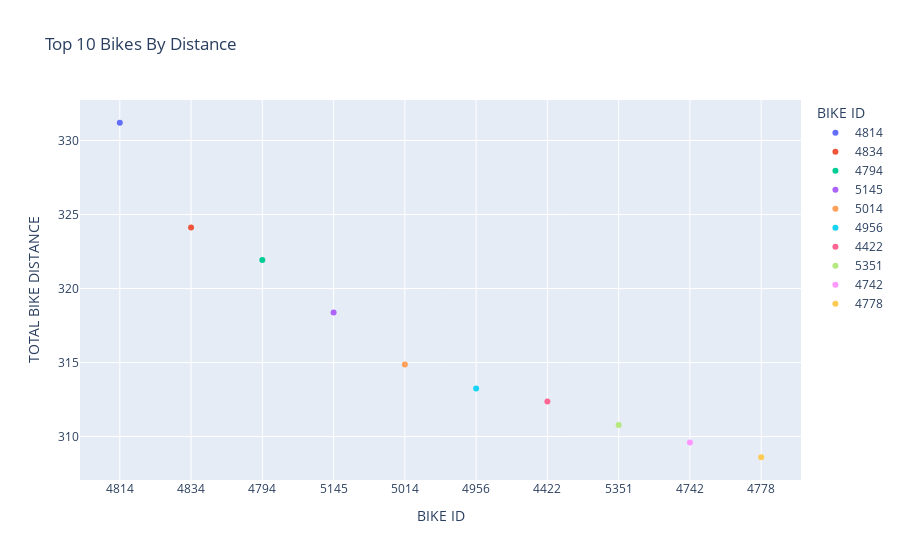

The notebook cell saved with this chart:
### Code cell
px.scatter(top_10,x='BIKE ID',y='TOTAL BIKE DISTANCE',title='Top 10 Bikes By Distance',color='BIKE ID')

### Figure 1 — Plotly figure (JSON) as saved in the notebook; plotly's stock layout.template omitted (floating-point values rounded to 4 significant figures)
{"data": [{"hovertemplate": "BIKE ID=%{x}<br>TOTAL BIKE DISTANCE=%{y}<extra></extra>", "legendgroup": "4814", "marker": {"color": "#636efa", "symbol": "circle"}, "mode": "markers", "name": "4814", "orientation": "v", "showlegend": true, "type": "scatter", "x": ["4814"], "xaxis": "x", "y": [331.2], "yaxis": "y"}, {"hovertemplate": "BIKE ID=%{x}<br>TOTAL BIKE DISTANCE=%{y}<extra></extra>", "legendgroup": "4834", "marker": {"color": "#EF553B", "symbol": "circle"}, "mode": "markers", "name": "4834", "orientation": "v", "showlegend": true, "type": "scatter", "x": ["4834"], "xaxis": "x", "y": [324.1], "yaxis": "y"}, {"hovertemplate": "BIKE ID=%{x}<br>TOTAL BIKE DISTANCE=%{y}<extra></extra>", "legendgroup": "4794", "marker": {"color": "#00cc96", "symbol": "circle"}, "mode": "markers", "name": "4794", "orientation": "v", "showlegend": true, "type": "scatter", "x": ["4794"], "xaxis": "x", "y": [321.9], "yaxis": "y"}, {"hovertemplate": "BIKE ID=%{x}<br>TOTAL BIKE DISTANCE=%{y}<extra></extra>", "legendgroup": "5145", "marker": {"color": "#ab63fa", "symbol": "circle"}, "mode": "markers", "name": "5145", "orientation": "v", "showlegend": true, "type": "scatter", "x": ["5145"], "xaxis": "x", "y": [318.4], "yaxis": "y"}, {"hovertemplate": "BIKE ID=%{x}<br>TOTAL BIKE DISTANCE=%{y}<extra></extra>", "legendgroup": "5014", "marker": {"color": "#FFA15A", "symbol": "circle"}, "mode": "markers", "name": "5014", "orientation": "v", "showlegend": true, "type": "scatter", "x": ["5014"], "xaxis": "x", "y": [314.9], "yaxis": "y"}, {"hovertemplate": "BIKE ID=%{x}<br>TOTAL BIKE DISTANCE=%{y}<extra></extra>", "legendgroup": "4956", "marker": {"color": "#19d3f3", "symbol": "circle"}, "mode": "markers", "name": "4956", "orientation": "v", "showlegend": true, "type": "scatter", "x": ["4956"], "xaxis": "x", "y": [313.2], "yaxis": "y"}, {"hovertemplate": "BIKE ID=%{x}<br>TOTAL BIKE DISTANCE=%{y}<extra></extra>", "legendgroup": "4422", "marker": {"color": "#FF6692", "symbol": "circle"}, "mode": "markers", "name": "4422", "orientation": "v", "showlegend": true, "type": "scatter", "x": ["4422"], "xaxis": "x", "y": [312.4], "yaxis": "y"}, {"hovertemplate": "BIKE ID=%{x}<br>TOTAL BIKE DISTANCE=%{y}<extra></extra>", "legendgroup": "5351", "marker": {"color": "#B6E880", "symbol": "circle"}, "mode": "markers", "name": "5351", "orientation": "v", "showlegend": true, "type": "scatter", "x": ["5351"], "xaxis": "x", "y": [310.8], "yaxis": "y"}, {"hovertemplate": "BIKE ID=%{x}<br>TOTAL BIKE DISTANCE=%{y}<extra></extra>", "legendgroup": "4742", "marker": {"color": "#FF97FF", "symbol": "circle"}, "mode": "markers", "name": "4742", "orientation": "v", "showlegend": true, "type": "scatter", "x": ["4742"], "xaxis": "x", "y": [309.6], "yaxis": "y"}, {"hovertemplate": "BIKE ID=%{x}<br>TOTAL BIKE DISTANCE=%{y}<extra></extra>", "legendgroup": "4778", "marker": {"color": "#FECB52", "symbol": "circle"}, "mode": "markers", "name": "4778", "orientation": "v", "showlegend": true, "type": "scatter", "x": ["4778"], "xaxis": "x", "y": [308.6], "yaxis": "y"}], "layout": {"legend": {"title": {"text": "BIKE ID"}, "tracegroupgap": 0}, "title": {"text": "Top 10 Bikes By Distance"}, "xaxis": {"anchor": "y", "categoryarray": ["4814", "4834", "4794", "5145", "5014", "4956", "4422", "5351", "4742", "4778"], "categoryorder": "array", "domain": [0, 1], "title": {"text": "BIKE ID"}}, "yaxis": {"anchor": "x", "domain": [0, 1], "title": {"text": "TOTAL BIKE DISTANCE"}}}}
